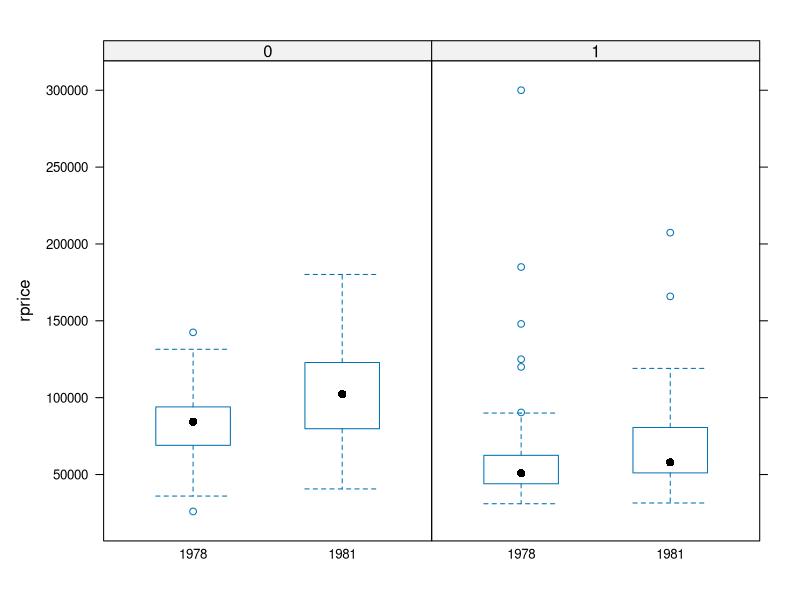
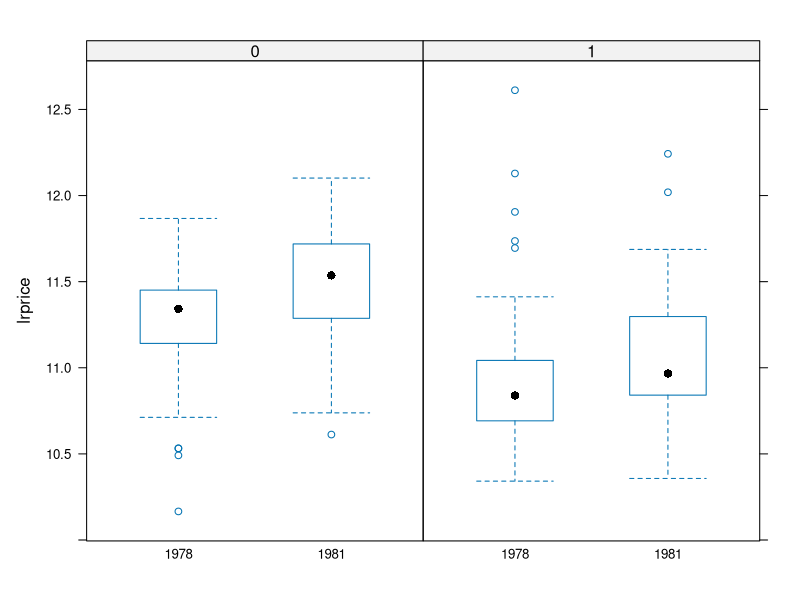

Write the R code that produced these figures, in order.
setwd("//media//kswada//MyFiles//R//kielmc")

packages <- c("dplyr", "foreign")
purrr::walk(packages, library, character.only = TRUE, warn.conflicts = FALSE)



# ------------------------------------------------------------------------------
# data:  kielmc
#   - Wooldridge (2016, Section 13.2) example:  effect of a garbage incinerator's location or housing prices
# ------------------------------------------------------------------------------

# library(foreign)
# kielmc <- read.dta("http://fmwww.bc.edu/ec-p/data/wooldridge/kielmc.dta")
# readr::write_tsv(kielmc, path = "kielmc.txt")

kielmc <- readr::read_tsv("kielmc.txt")


dim(kielmc)

str(kielmc)


car::some(kielmc)



# ------------------------------------------------------------------------------
# data exploration:  price distribution by nearinc + year
# ------------------------------------------------------------------------------

psych::describe(kielmc)

Hmisc::describe(kielmc)



# ----------
# distribution of the prices
lattice::bwplot(rprice ~ as.factor(year) | as.factor(nearinc), data = kielmc)

lattice::bwplot(lrprice ~ as.factor(year) | as.factor(nearinc), data = kielmc)



# ----------
with(kielmc, by(rprice, nearinc, summary))

with(kielmc, by(rprice, nearinc + year, summary))
